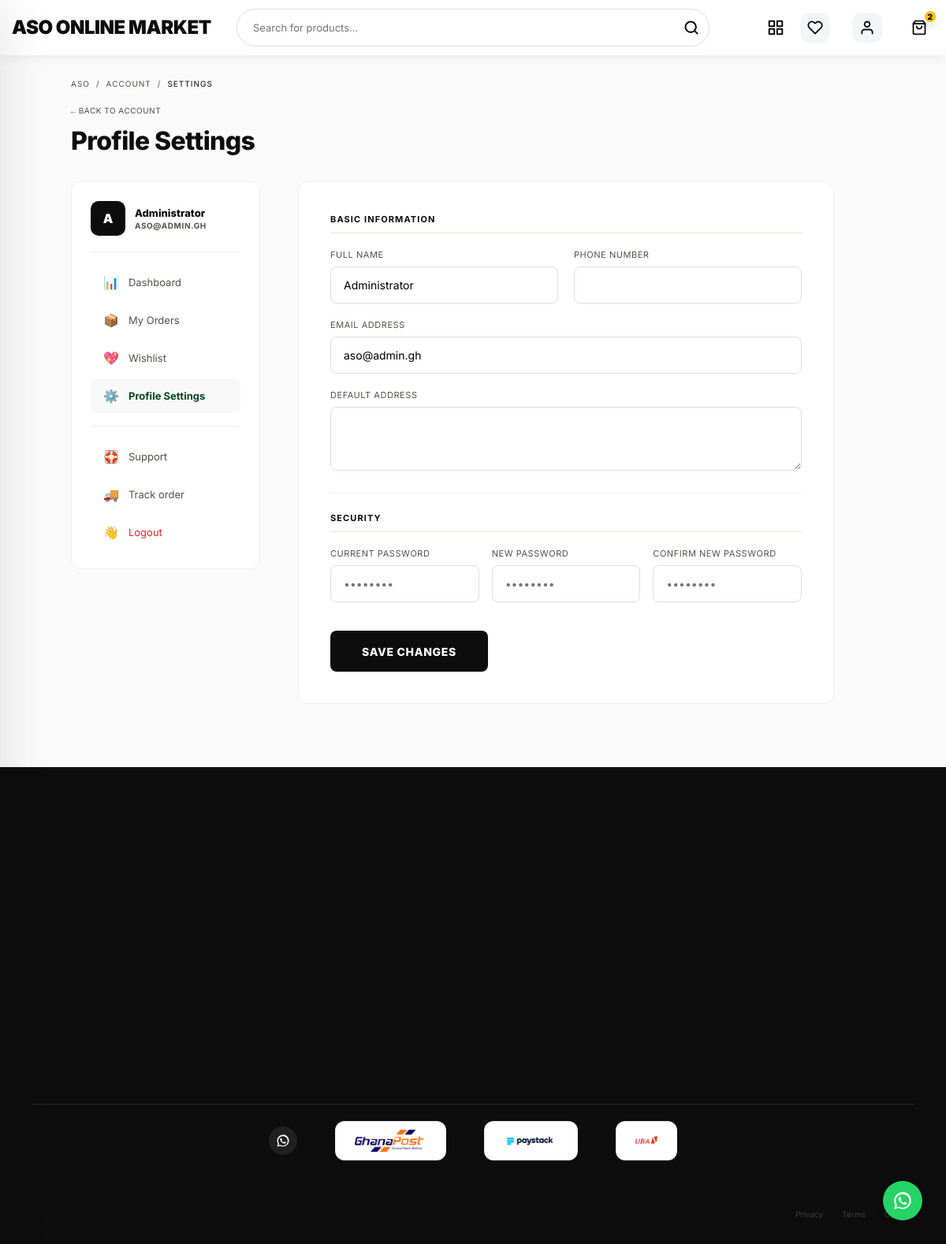
Screenshot of /user/profile.php (signed in) with the database file from the repository.
### tables this page shows
CREATE TABLE IF NOT EXISTS users (
    user_id INT AUTO_INCREMENT PRIMARY KEY,
    name VARCHAR(100) NOT NULL,
    email VARCHAR(100) UNIQUE NOT NULL,
    password VARCHAR(255) NOT NULL,
    phone VARCHAR(20),
    address TEXT,
    role ENUM('customer', 'admin') DEFAULT 'customer',
    created_at TIMESTAMP DEFAULT CURRENT_TIMESTAMP,
    updated_at TIMESTAMP DEFAULT CURRENT_TIMESTAMP ON UPDATE CURRENT_TIMESTAMP
);

### user/profile.php (the view, shortened to what this page needs)
<?php
require_once '../includes/db.php';
$user_id = $_SESSION['user_id'];
try {
    $stmt = $pdo->prepare("SELECT * FROM users WHERE user_id = ?");
    $stmt->execute([$user_id]);
    $user = $stmt->fetch();
} catch(PDOException $e) {
    error_log("Error fetching user: " . $e->getMessage());
}
include '../includes/header.php';
?>
<section class="account-page" style="padding: 100px 0 80px; background: #fafafa; min-height: 80vh;">
    <div class="container" style="max-width: 1100px;">
        <nav style="margin-bottom: 32px;">
            <div style="font-family: var(--f-mono); font-size: 10px; text-transform: uppercase; color: var(--mid-gray); letter-spacing: 0.1em; display: flex; align-items: center; gap: 8px;">
                <a href="<?php echo $base; ?>index.php" style="color: inherit; text-decoration: none;">ASO</a>
                <span>/</span>
                <a href="dashboard.php" style="color: inherit; text-decoration: none;">Account</a>
                <span>/</span>
                <span style="color: var(--ink);">Settings</span>
            </div>
            <div style="display: flex; justify-content: space-between; align-items: flex-end; margin-top: 16px;">
                <div>
                    <a href="dashboard.php" style="display: inline-block; font-family: var(--f-mono); font-size: 10px; text-transform: uppercase; color: var(--mid-gray); text-decoration: none; margin-bottom: 12px; letter-spacing: 0.05em;">← Back to Account</a>
                    <h1 style="font-family: var(--f-display); font-weight: 800; font-size: 32px; margin: 0; color: var(--ink); letter-spacing: -0.02em;">Profile Settings</h1>
                </div>
            </div>
        </nav>
        <div class="account-grid" style="display: grid; grid-template-columns: 240px 1fr; gap: 48px;">
            <?php include '_sidebar.php'; ?>
            <main style="min-width: 0;">
                <div style="background: #fff; border: 1px solid #eee; border-radius: 12px; padding: 40px; max-width: 680px;">
                    <form method="POST" action="" style="display: flex; flex-direction: column; gap: 24px;">
                        <div>
                            <h3 style="font-family: var(--f-mono); font-size: 11px; font-weight: 700; text-transform: uppercase; letter-spacing: 0.1em; color: var(--ink); border-bottom: 1px solid var(--light-gray); padding-bottom: 10px; margin-bottom: 20px;">Basic information</h3>
                            <div style="display: grid; grid-template-columns: 1fr 1fr; gap: 20px;">
                                <div>
                                    <label style="display: block; font-family: var(--f-semi); font-size: 11px; text-transform: uppercase; color: var(--mid-gray); margin-bottom: 8px; letter-spacing: 0.05em;">Full Name</label>
                                    <input type="text" name="name" value="<?php echo htmlspecialchars($user['name'] ?? ''); ?>" required style="width: 100%; padding: 14px 16px; border: 1px solid #ddd; border-radius: 8px; font-family: inherit; font-size: 14px; box-sizing: border-box;">
                                </div>
                                <div>
                                    <label style="display: block; font-family: var(--f-semi); font-size: 11px; text-transform: uppercase; color: var(--mid-gray); margin-bottom: 8px; letter-spacing: 0.05em;">Phone Number</label>
                                    <input type="tel" name="phone" value="<?php echo htmlspecialchars($user['phone'] ?? ''); ?>" style="width: 100%; padding: 14px 16px; border: 1px solid #ddd; border-radius: 8px; font-family: inherit; font-size: 14px; box-sizing: border-box;">
                                </div>
                            </div>
                            <div style="margin-top: 20px;">
                                <label style="display: block; font-family: var(--f-semi); font-size: 11px; text-transform: uppercase; color: var(--mid-gray); margin-bottom: 8px; letter-spacing: 0.05em;">Email Address</label>
                                <input type="email" name="email" value="<?php echo htmlspecialchars($user['email'] ?? ''); ?>" required style="width: 100%; padding: 14px 16px; border: 1px solid #ddd; border-radius: 8px; font-family: inherit; font-size: 14px; box-sizing: border-box;">
                            </div>
                            <div style="margin-top: 20px;">
                                <label style="display: block; font-family: var(--f-semi); font-size: 11px; text-transform: uppercase; color: var(--mid-gray); margin-bottom: 8px; letter-spacing: 0.05em;">Default Address</label>
                                <textarea name="address" rows="3" style="width: 100%; padding: 14px 16px; border: 1px solid #ddd; border-radius: 8px; font-family: inherit; font-size: 14px; box-sizing: border-box; resize: vertical;"><?php echo htmlspecialchars($user['address'] ?? ''); ?></textarea>
                            </div>
                        </div>
                        <div style="padding-top: 24px; border-top: 1px solid #eee;">
                            <h3 style="font-family: var(--f-mono); font-size: 11px; font-weight: 700; text-transform: uppercase; letter-spacing: 0.1em; color: var(--ink); border-bottom: 1px solid var(--light-gray); padding-bottom: 10px; margin-bottom: 20px;">Security</h3>
                            <div style="display: grid; grid-template-columns: 1fr 1fr 1fr; gap: 16px;">
                                <div>
                                    <label style="display: block; font-family: var(--f-semi); font-size: 11px; text-transform: uppercase; color: var(--mid-gray); margin-bottom: 8px; letter-spacing: 0.05em;">Current Password</label>
                                    <input type="password" name="old_password" placeholder="••••••••" style="width: 100%; padding: 14px 16px; border: 1px solid #ddd; border-radius: 8px; font-family: inherit; font-size: 14px; box-sizing: border-box;">
                                </div>
                                <div>
                                    <label style="display: block; font-family: var(--f-semi); font-size: 11px; text-transform: uppercase; color: var(--mid-gray); margin-bottom: 8px; letter-spacing: 0.05em;">New Password</label>
                                    <input type="password" name="new_password" placeholder="••••••••" style="width: 100%; padding: 14px 16px; border: 1px solid #ddd; border-radius: 8px; font-family: inherit; font-size: 14px; box-sizing: border-box;">
                                </div>
                                <div>
                                    <label style="display: block; font-family: var(--f-semi); font-size: 11px; text-transform: uppercase; color: var(--mid-gray); margin-bottom: 8px; letter-spacing: 0.05em;">Confirm New Password</label>
                                    <input type="password" name="confirm_password" placeholder="••••••••" style="width: 100%; padding: 14px 16px; border: 1px solid #ddd; border-radius: 8px; font-family: inherit; font-size: 14px; box-sizing: border-box;">
                                </div>
                            </div>
                        </div>
                        <div style="margin-top: 12px;">
                            <button type="submit" style="height: 52px; padding: 0 40px; background: var(--ink); color: #fff; border: none; border-radius: 8px; font-family: var(--f-display); font-weight: 800; font-size: 14px; text-transform: uppercase; letter-spacing: 0.05em; cursor: pointer; transition: 0.2s;">Save Changes</button>
                        </div>
                    </form>
                </div>
            </main>
        </div>
    </div>
</section>
<?php include '../includes/footer.php'; ?>

### user/_sidebar.php
<?php
$nav_items = [
    'dashboard.php' => ['icon' => '📊', 'label' => 'Dashboard'],
    'orders.php'    => ['icon' => '📦', 'label' => 'My Orders'],
    'wishlist.php'  => ['icon' => '💖', 'label' => 'Wishlist'],
    'profile.php'   => ['icon' => '⚙️', 'label' => 'Profile Settings'],
];
$current = basename($_SERVER['PHP_SELF']);
$user_name = $user['name'] ?? 'Member';
$user_email = $user['email'] ?? '';
?>
<aside class="account-sidebar">
    <div style="display: flex; align-items: center; gap: 12px; padding-bottom: 20px; margin-bottom: 16px; border-bottom: 1px solid #f0f0f0;">
        <div style="width: 44px; height: 44px; background: var(--ink); color: #fff; border-radius: 10px; display: flex; align-items: center; justify-content: center; font-family: var(--f-display); font-weight: 900; font-size: 16px; text-transform: uppercase; flex-shrink: 0;">
            <?php echo substr(htmlspecialchars($user_name), 0, 1); ?>
        </div>
        <div style="min-width: 0;">
            <p style="font-family: var(--f-display); font-weight: 800; font-size: 13px; color: var(--ink); margin: 0; white-space: nowrap; overflow: hidden; text-overflow: ellipsis;"><?php echo htmlspecialchars($user_name); ?></p>
            <p style="font-family: var(--f-mono); font-size: 10px; font-weight: 700; text-transform: uppercase; letter-spacing: 0.06em; color: var(--mid-gray); margin: 2px 0 0; white-space: nowrap; overflow: hidden; text-overflow: ellipsis;"><?php echo htmlspecialchars($user_email); ?></p>
        </div>
    </div>
    <nav style="display: flex; flex-direction: column; gap: 4px;">
        <?php foreach ($nav_items as $file => $item): ?>
            <?php $active = ($current === $file); ?>
            <a href="<?php echo $file; ?>" style="display: flex; align-items: center; gap: 12px; padding: 12px 16px; border-radius: 8px; text-decoration: none; font-size: 13px; transition: 0.2s; <?php echo $active ? 'background: var(--off); color: var(--red); font-weight: 700;' : 'color: var(--mid-gray);'; ?>">
                <span style="font-size: 16px;"><?php echo $item['icon']; ?></span> <?php echo $item['label']; ?>
            </a>
        <?php endforeach; ?>
        <div style="margin: 12px 0; border-top: 1px solid #eee;"></div>
        <a href="<?php echo $base; ?>contact.php" style="display: flex; align-items: center; gap: 12px; padding: 12px 16px; border-radius: 8px; text-decoration: none; color: var(--mid-gray); font-size: 13px; transition: 0.2s;">
            <span style="font-size: 16px;">🛟</span> Support
        </a>
        <a href="<?php echo $base; ?>track-order.php" style="display: flex; align-items: center; gap: 12px; padding: 12px 16px; border-radius: 8px; text-decoration: none; color: var(--mid-gray); font-size: 13px; transition: 0.2s;">
            <span style="font-size: 16px;">🚚</span> Track order
        </a>
        <a href="<?php echo $base; ?>logout.php" style="display: flex; align-items: center; gap: 12px; padding: 12px 16px; border-radius: 8px; text-decoration: none; color: #f5222d; font-size: 13px;">
            <span style="font-size: 16px;">👋</span> Logout
        </a>
    </nav>
</aside>

### rows the page displays
users: name "A", name "Administrator", email "ASO@ADMIN.GH", email "aso@admin.gh"

### other values shown
$site_name "ASO ONLINE MARKET"
$cart_count "2"
$item['icon'] "📊"
$item['label'] "Dashboard"
$item['icon'] "📦"
$item['label'] "My Orders"
$item['icon'] "💖"
$item['label'] "Wishlist"
$item['icon'] "⚙️"
$item['label'] "Profile Settings"
